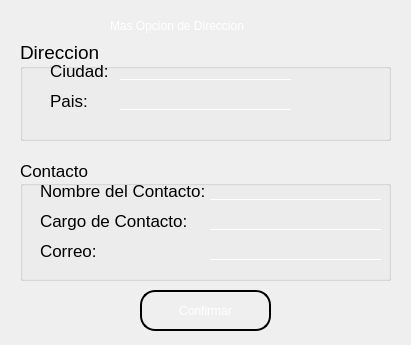
<?xml version="1.0" encoding="UTF-8"?>
<ui version="4.0">
 <class>Dialog</class>
 <widget class="QDialog" name="Dialog">
  <property name="geometry">
   <rect>
    <x>0</x>
    <y>0</y>
    <width>411</width>
    <height>345</height>
   </rect>
  </property>
  <property name="windowTitle">
   <string>Dialog</string>
  </property>
  <property name="styleSheet">
   <string notr="true">QPushButton{border-radius:15px;
border:2px solid black;
}

QPushButton:hover{
	background-color: rgb(2, 198, 201);
}
QPushButton:pressed { 
	
	background-color: rgb(32, 90, 143);
	border-style: inset;
}
QLineEdit{
background:transparent;
border:none;
border-bottom:1px solid white;
	font: 57 12pt &quot;Roboto&quot;;
}</string>
  </property>
  <widget class="QLabel" name="fondo">
   <property name="geometry">
    <rect>
     <x>0</x>
     <y>0</y>
     <width>461</width>
     <height>351</height>
    </rect>
   </property>
   <property name="text">
    <string/>
   </property>
   <property name="pixmap">
    <pixmap resource="../../Imagenes/imagenes_proyecto.qrc">:/iconos/fondo2.PNG</pixmap>
   </property>
   <property name="scaledContents">
    <bool>true</bool>
   </property>
  </widget>
  <widget class="QLabel" name="tituto">
   <property name="geometry">
    <rect>
     <x>110</x>
     <y>10</y>
     <width>251</width>
     <height>31</height>
    </rect>
   </property>
   <property name="styleSheet">
    <string notr="true">font: 57 16pt &quot;Roboto&quot;;
color:rgb(255, 255, 255)</string>
   </property>
   <property name="text">
    <string>Mas Opcion de Direccion</string>
   </property>
  </widget>
  <widget class="QGroupBox" name="gb_Contacto">
   <property name="geometry">
    <rect>
     <x>20</x>
     <y>160</y>
     <width>371</width>
     <height>121</height>
    </rect>
   </property>
   <property name="font">
    <font>
     <pointsize>13</pointsize>
    </font>
   </property>
   <property name="title">
    <string>Contacto</string>
   </property>
   <widget class="QLineEdit" name="ln_nombreContacto">
    <property name="geometry">
     <rect>
      <x>190</x>
      <y>20</y>
      <width>171</width>
      <height>20</height>
     </rect>
    </property>
   </widget>
   <widget class="QLabel" name="lbl_contac">
    <property name="geometry">
     <rect>
      <x>20</x>
      <y>20</y>
      <width>171</width>
      <height>21</height>
     </rect>
    </property>
    <property name="font">
     <font>
      <pointsize>13</pointsize>
     </font>
    </property>
    <property name="text">
     <string>Nombre del Contacto:</string>
    </property>
   </widget>
   <widget class="QLineEdit" name="ln_cargoContacto">
    <property name="geometry">
     <rect>
      <x>190</x>
      <y>50</y>
      <width>171</width>
      <height>20</height>
     </rect>
    </property>
   </widget>
   <widget class="QLabel" name="lbl_cargocont">
    <property name="geometry">
     <rect>
      <x>20</x>
      <y>50</y>
      <width>151</width>
      <height>21</height>
     </rect>
    </property>
    <property name="font">
     <font>
      <pointsize>13</pointsize>
     </font>
    </property>
    <property name="text">
     <string>Cargo de Contacto:</string>
    </property>
   </widget>
   <widget class="QLabel" name="lbl_correo">
    <property name="geometry">
     <rect>
      <x>20</x>
      <y>80</y>
      <width>151</width>
      <height>21</height>
     </rect>
    </property>
    <property name="font">
     <font>
      <pointsize>13</pointsize>
     </font>
    </property>
    <property name="text">
     <string>Correo:</string>
    </property>
   </widget>
   <widget class="QLineEdit" name="ln_correo">
    <property name="geometry">
     <rect>
      <x>190</x>
      <y>80</y>
      <width>171</width>
      <height>20</height>
     </rect>
    </property>
   </widget>
  </widget>
  <widget class="QGroupBox" name="gb_Direccion">
   <property name="geometry">
    <rect>
     <x>20</x>
     <y>40</y>
     <width>371</width>
     <height>101</height>
    </rect>
   </property>
   <property name="font">
    <font>
     <pointsize>14</pointsize>
    </font>
   </property>
   <property name="title">
    <string>Direccion</string>
   </property>
   <widget class="QLineEdit" name="ln_pais">
    <property name="geometry">
     <rect>
      <x>100</x>
      <y>50</y>
      <width>171</width>
      <height>20</height>
     </rect>
    </property>
   </widget>
   <widget class="QLabel" name="lbl_pais">
    <property name="geometry">
     <rect>
      <x>30</x>
      <y>50</y>
      <width>101</width>
      <height>21</height>
     </rect>
    </property>
    <property name="font">
     <font>
      <pointsize>13</pointsize>
     </font>
    </property>
    <property name="text">
     <string>Pais:</string>
    </property>
   </widget>
   <widget class="QLabel" name="lbl_ciudad">
    <property name="geometry">
     <rect>
      <x>30</x>
      <y>20</y>
      <width>101</width>
      <height>21</height>
     </rect>
    </property>
    <property name="font">
     <font>
      <pointsize>13</pointsize>
     </font>
    </property>
    <property name="text">
     <string>Ciudad:</string>
    </property>
   </widget>
   <widget class="QLineEdit" name="ln_ciudad">
    <property name="geometry">
     <rect>
      <x>100</x>
      <y>20</y>
      <width>171</width>
      <height>20</height>
     </rect>
    </property>
   </widget>
  </widget>
  <widget class="QPushButton" name="btn_confirmar">
   <property name="geometry">
    <rect>
     <x>140</x>
     <y>290</y>
     <width>131</width>
     <height>41</height>
    </rect>
   </property>
   <property name="styleSheet">
    <string notr="true">color:rgb(255, 255, 255)</string>
   </property>
   <property name="text">
    <string>Confirmar</string>
   </property>
   <property name="icon">
    <iconset resource="../../Imagenes/imagenes_proyecto.qrc">
     <normaloff>:/iconos/done.png</normaloff>:/iconos/done.png</iconset>
   </property>
   <property name="iconSize">
    <size>
     <width>30</width>
     <height>30</height>
    </size>
   </property>
  </widget>
 </widget>
 <resources>
  <include location="../../Imagenes/imagenes_proyecto.qrc"/>
 </resources>
 <connections/>
</ui>
